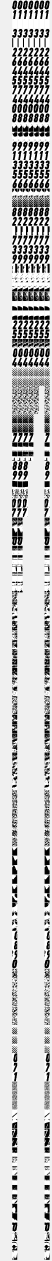
#> input picture tools/speed_clusters.png, 259 x 6302 px (shown at 1/5 size)
$ python build_speed_glyphs.py --frames-dir .
#> lines starting #> are read from the running program, lines starting #| are printed output that depends on the picture; after the words box and inside, x2 and y2 are one past the last pixel; in counts of white or black regions, pixels touching at a corner belong together
#!/usr/bin/env python3
# -*- coding: utf-8 -*-
"""
================================================================================
 build_speed_glyphs.py — 速度表数字字模训练工具（开发机用 Python）

 职责：从录制的全屏原生帧里，按固定槽位裁出 3 个数字位置 → 灰度 + Otsu →
       缩放到统一尺寸（默认 25×45）→ 聚类（相似数字合并）→ 输出字模库文件
       `models/speed_glyphs.json`（与 Swift 端加载格式一致）。

 用法：
     .venv-yolo26/bin/python tools/build_speed_glyphs.py \
         --frames-dir data/raw_clips/clip_xxx/frames \
         --out-models models/speed_glyphs.json \
         --clusters-out tools/speed_clusters.png

 设计要点：
   - 槽位归一化坐标和 Swift 端 `SpeedOCRReader.slotCentersNorm / slotWidthNorm /
     slotYMinNorm / slotYMaxNorm` 完全一致（**单一事实源**：这里常量值改了，
     Swift 端常量也要改，反之亦然）。
   - 缩放后做二值化（Otsu 自适应阈值），不写死固定阈值——游戏亮度会变。
   - 对每位数字的所有样本做按位多数投票，输出"代表性模板"。
   - 聚类用相似度（汉明距离）做并查集合并，输出每个聚类的可视化 PNG
     （含 N 张典型样本缩略图 + 投票模板），便于人工核对每个聚类对应的数字。
   - 不交互：聚类结果完全靠相似度合并，人工复核只看 PNG，按键 0~9 给每聚类打标。

 输出文件：
   - models/speed_glyphs.json：Swift 端加载的字模库（当前只有 "0" 占位，
     其他聚类先留空位，标注后再补）。
   - tools/speed_clusters.png：聚类可视化（每个聚类一行：N 张样本 + 投票模板）。
================================================================================
"""
from __future__ import annotations

import argparse
import json
import sys
from dataclasses import dataclass, field
from pathlib import Path
from typing import Iterable

import numpy as np
from PIL import Image


# ─────────────────────────────────────────────────────────────────────────────
# 槽位定义（与 Swift SpeedOCRReader 同源常量；改这里必须同步改 Swift 端）
# ─────────────────────────────────────────────────────────────────────────────
# 三个数字槽的归一化 x 中心（0~1，原点在左上角，x 向右）
# 2026-08-15 由 clip_20260815_130055 实测：ROI 内 digit centers ≈ [71,120,169]px
# 换算回全屏归一化 = [0.479, 0.496, 0.512]
SLOT_CENTERS_NORM = (0.479, 0.496, 0.512)
# 每个槽的归一化宽度（0~1）。实测最大数字宽度 ≈ 41px / 2940px = 0.014。
# 旧值 0.022 导致相邻槽重叠 17~21px，是污染模板、产生重复聚类的主因。
SLOT_WIDTH_NORM = 0.014
# 数字本体的归一化 y 上下界（0~1，原点左上角，y 向下）。
# 关键：y_min 必须跳过仪表台顶部反光带（dashboard reflection strip），
# 否则 Otsu 会把整张图判定为「亮=前景」，反光占了大半像素，模板被污染。
# 实测反光带在部分帧会下探到 y≈0.89，故 SLOT_Y_MIN_NORM = 0.897 保守取在
# 数字本体起始处，牺牲少量顶部笔画换取二值化稳定。
# y_max 由实测数字底部 0.9319 取 0.932，避免旧 0.924 切掉下半段笔画。
SLOT_Y_MIN_NORM = 0.897
SLOT_Y_MAX_NORM = 0.932

# 字模模式 ROI（与 RecordEngine.glyphROINorm 同源，归一化 x,y,w,h）：
# App「字模模式」录出的帧是速度表区域切片（非全屏），槽位坐标需相对该 ROI
# 换算。传 --roi-norm "0.455,0.885,0.080,0.050" 即启用。
GLYPH_ROI_NORM = (0.455, 0.885, 0.080, 0.050)

# 模板缩放尺寸（与 Swift 端模板匹配一致：宽×高）
TEMPLATE_W = 50
TEMPLATE_H = 90


# ─────────────────────────────────────────────────────────────────────────────
# 图像处理工具
# ─────────────────────────────────────────────────────────────────────────────
# [37 lines left out: function otsu_threshold, not called in this run]


def binarize_otsu(gray: np.ndarray) -> np.ndarray:
    """对灰度图做 Otsu 二值化，返回 uint8 0/1 掩码（1=亮=前景=数字笔画）。

    单色退化（非零灰度级 < 2，如全白/全黑帧）→ 返回全 0（视为无前景），
    避免 thr=0 时 `gray>0` 全成立 → 输出全 1 的语义错误。
    """
    hist, _ = np.histogram(gray, bins=256, range=(0, 256))
    if int(np.count_nonzero(hist)) < 2:
        return np.zeros_like(gray, dtype=np.uint8)
    thr = otsu_threshold(gray)
    return (gray > thr).astype(np.uint8)


def crop_slot(gray: np.ndarray, slot_idx: int, roi: tuple[float, float, float, float] | None = None) -> np.ndarray:
    """从灰度图按固定槽位裁出单个数字区域，返回原分辨率灰度子图。

    参数：
      - gray: 输入灰度图（全屏帧 或 字模模式 ROI 切片）
      - slot_idx: 槽位下标 0~2
      - roi: 非 None 时表示 gray 是「速度表 ROI 切片」，其归一化位置 (x,y,w,h)
        在屏幕上（与 RecordEngine.glyphROINorm 同源）。此时把全屏归一化槽位
        坐标换算为相对 ROI 的坐标再裁剪——保证训练窗与运行时裁剪窗像素级一致。

    量化：cx / half_w / y0 / y1 都用 `int(round(...))` 取整，宽度 = 2·round(halfW)。
    与 Swift 端 `cropSlots` 的 round() 量化像素级一致（训练窗 == 运行时裁剪窗）。
    """
    h, w = gray.shape
    if roi is None:
        cx_norm = SLOT_CENTERS_NORM[slot_idx]
        half_w_norm = SLOT_WIDTH_NORM / 2.0
        y0_norm, y1_norm = SLOT_Y_MIN_NORM, SLOT_Y_MAX_NORM
    else:
        # ROI 模式：全屏归一化 → ROI 相对坐标
        rx, ry, rw, rh = roi
        cx_norm = (SLOT_CENTERS_NORM[slot_idx] - rx) / rw
        half_w_norm = (SLOT_WIDTH_NORM / 2.0) / rw
        y0_norm = (SLOT_Y_MIN_NORM - ry) / rh
        y1_norm = (SLOT_Y_MAX_NORM - ry) / rh
    cx = int(round(cx_norm * w))
    half_w = int(round(half_w_norm * w))
    y0 = int(round(y0_norm * h))
    y1 = int(round(y1_norm * h))
    return gray[y0:y1, cx - half_w : cx + half_w]


def resize_nn(arr: np.ndarray, h: int, w: int) -> np.ndarray:
    """最近邻缩放到 (h, w)。二值图用最近邻避免中间灰度。

    与 Swift 端 `SpeedOCRReader.resizeNearest` 同源同形：源下标 =
    linspace(0, srcN-1, dstN) 取整。字模训练与运行时匹配必须同一种缩放，
    否则残差系统性抬高。
    """
    sh, sw = arr.shape
    rs = np.linspace(0, sh - 1, h).astype(np.int64)
    cs = np.linspace(0, sw - 1, w).astype(np.int64)
    return arr[rs[:, None], cs[None, :]]


# [39 lines left out: functions erode_binary, _erode_binary_cumsum, not called in this run]


def make_template(gray: np.ndarray) -> np.ndarray:
    """把原分辨率灰度槽位图处理为标准模板（H=45 × W=25 的 0/1 图）。

    流程：
      1. Otsu 二值化（自适应阈值，免受游戏亮度变化影响）
      2. 缩放到 (TEMPLATE_H, TEMPLATE_W)（最近邻，避免中间灰度）

    说明：5×5 腐蚀会抹掉缩放后的所有笔画（缩放后笔画 ~2 px 宽，5×5 必空）。
    抖动抑制改在 Swift 端用「±1 px 三位置投票匹配」实现（见 SpeedOCRReader
    的 matchDigit 函数），模板与运行时两侧都不做腐蚀，保持一致。
    """
    binary = binarize_otsu(gray)
    return resize_nn(binary, TEMPLATE_H, TEMPLATE_W)


# ─────────────────────────────────────────────────────────────────────────────
# 聚类（按位汉明距离 + 并查集）
# ─────────────────────────────────────────────────────────────────────────────
@dataclass
class Cluster:
    """单个聚类：多个样本 → 一个代表性模板（按位多数投票）。"""
    members: list[int] = field(default_factory=list)  # 样本下标列表
    template: np.ndarray | None = None               # H×W uint8 投票模板
    label: str = ""                                  # 人工标注（0~9，未标为空）


def hamming(a: np.ndarray, b: np.ndarray) -> int:
    """二值模板按位不同像素数（越小越相似）。"""
    return int(np.sum(a != b))


def majority_vote(samples: list[np.ndarray]) -> np.ndarray:
    """同尺寸二值样本按位投票，>50% 视为 1，否则 0。"""
    arr = np.stack(samples, axis=0)
    counts = arr.sum(axis=0)
    h, w = arr.shape[1:]
    # 多数票：>= 一半
    half = arr.shape[0] / 2
    return (counts >= half).astype(np.uint8)


def union_find(n: int) -> tuple[list[int], list[int]]:
    """并查集：parent + rank。"""
    parent = list(range(n))
    rank = [0] * n
    return parent, rank


def uf_find(parent: list[int], x: int) -> int:
    while parent[x] != x:
        parent[x] = parent[parent[x]]  # 路径压缩
        x = parent[x]
    return x


def uf_union(parent: list[int], rank: list[int], x: int, y: int) -> None:
    rx = uf_find(parent, x)
    ry = uf_find(parent, y)
    if rx == ry:
        return
    if rank[rx] < rank[ry]:
        parent[rx] = ry
    elif rank[rx] > rank[ry]:
        parent[ry] = rx
    else:
        parent[ry] = rx
        rank[rx] += 1


def cluster_by_hamming(
    samples: list[np.ndarray], threshold: int
) -> list[Cluster]:
    """对所有样本做并查集合并：汉明距离 < threshold 的归为同一聚类。

    - threshold 越大，聚类越粗（容易把不同数字合并）；
      threshold 越小，聚类越细（容易把同数字的不同形态拆开）。
    - 0~9 共 10 类 + 1 类背景（不可识别）= 11 类典型上限。
    """
    n = len(samples)
    parent, rank = union_find(n)
    for i in range(n):
        for j in range(i + 1, n):
            if hamming(samples[i], samples[j]) < threshold:
                uf_union(parent, rank, i, j)
    # 收集每聚类成员
    roots: dict[int, list[int]] = {}
    for i in range(n):
        r = uf_find(parent, i)
        roots.setdefault(r, []).append(i)
    # 输出
    clusters: list[Cluster] = []
    for r, idxs in roots.items():
        mem_samples = [samples[i] for i in idxs]
        clusters.append(
            Cluster(members=idxs, template=majority_vote(mem_samples))
        )
    # 按大小降序
    clusters.sort(key=lambda c: len(c.members), reverse=True)
    return clusters


# ─────────────────────────────────────────────────────────────────────────────
# 可视化（每个聚类一行：缩略图列表 + 投票模板）
# ─────────────────────────────────────────────────────────────────────────────
def render_clusters_png(
    clusters: list[Cluster],
    samples: list[np.ndarray],
    out_path: Path,
    thumbs_per_cluster: int = 6,
) -> None:
    """输出聚类可视化 PNG，便于人工核对每个聚类对应的数字。

    每行：左侧 N 张样本缩略图（最多 thumbs_per_cluster 张） + 右侧投票模板。
    背景太暗时显示成白底黑前景，方便目测。
    """
    rows = len(clusters)
    if rows == 0:
        return
    cell_w = TEMPLATE_W + 2
    cell_h = TEMPLATE_H + 2
    label_w = 60
    thumbs_w = thumbs_per_cluster * cell_w
    total_w = label_w + thumbs_w + cell_w + 10
    total_h = rows * cell_h + 4

    # 渲染到 RGB 画布
    canvas = np.full((total_h, total_w, 3), 240, dtype=np.uint8)
    for ri, cl in enumerate(clusters):
        y0 = ri * cell_h + 2
        # 标签列（前 label_w 像素写文字 "C# N="）
        # 不画文字（避免依赖 PIL.ImageFont），只用灰度区分背景；标签信息单独打印
        # 缩略图
        for ti, member_idx in enumerate(cl.members[:thumbs_per_cluster]):
            x0 = label_w + ti * cell_w
            m = samples[member_idx]
            canvas[y0 + 1 : y0 + 1 + TEMPLATE_H, x0 + 1 : x0 + 1 + TEMPLATE_W] = (
                np.where(m[:, :, None] == 1, 0, 255).astype(np.uint8)
            )
        # 投票模板
        x0 = label_w + thumbs_w
        m = cl.template
        if m is not None:
            canvas[y0 + 1 : y0 + 1 + TEMPLATE_H, x0 + 1 : x0 + 1 + TEMPLATE_W] = (
                np.where(m[:, :, None] == 1, 0, 255).astype(np.uint8)
            )
    Image.fromarray(canvas).save(out_path)


# ─────────────────────────────────────────────────────────────────────────────
# 字模库 JSON 序列化
# ─────────────────────────────────────────────────────────────────────────────
def build_glyph_json(
    clusters: list[Cluster],
    label_map: dict[int, str] | None = None,
) -> dict:
    """构造字模库 JSON dict（与 Swift 端 SpeedGlyphLibrary 解码结构一致）。"""
    label_map = label_map or {}
    templates: dict[str, list[list[int]]] = {}
    for ci, cl in enumerate(clusters):
        label = label_map.get(ci, cl.label or "")
        if not label:
            continue
        if cl.template is None:
            continue
        # 用聚类模板作为该数字的字模（若有多个聚类同一标签，按投票模板覆盖）
        templates[label] = cl.template.astype(int).tolist()
    return {
        "version": 1,
        "template_width": TEMPLATE_W,
        "template_height": TEMPLATE_H,
        "slot_centers_norm": list(SLOT_CENTERS_NORM),
        "slot_width_norm": SLOT_WIDTH_NORM,
        "slot_y_min_norm": SLOT_Y_MIN_NORM,
        "slot_y_max_norm": SLOT_Y_MAX_NORM,
        "templates": templates,
    }


# ─────────────────────────────────────────────────────────────────────────────
# 主流程
# ─────────────────────────────────────────────────────────────────────────────
def iter_jpeg_or_png(paths: Iterable[Path]) -> Iterable[Path]:
    """过滤 jpg/png 帧路径。"""
    for p in paths:
        if p.suffix.lower() in {".jpg", ".jpeg", ".png"}:
            yield p


def load_frames(frames_dir: Path) -> list[np.ndarray]:
    """加载目录下所有 jpg/png 帧为灰度 np.ndarray 列表。"""
    images: list[np.ndarray] = []
    for p in sorted(iter_jpeg_or_png(frames_dir.iterdir())):
        try:
            im = Image.open(p).convert("L")
        except Exception as exc:  # 损坏文件跳过
            print(f"  skip {p.name}: {exc}", file=sys.stderr)
            continue
        images.append(np.array(im, dtype=np.uint8))
    return images


def main() -> int:
    ap = argparse.ArgumentParser(description="速度表数字字模训练工具")
    ap.add_argument(
        "--frames-dir",
        required=True,
        help="原生全屏帧目录（jpg/png）",
    )
    ap.add_argument(
        "--out-models",
        default="models/speed_glyphs.json",
        help="字模库 JSON 输出路径（默认 models/speed_glyphs.json）",
    )
    ap.add_argument(
        "--clusters-out",
        default="tools/speed_clusters.png",
        help="聚类可视化 PNG 输出路径（人工核对用）",
    )
    ap.add_argument(
        "--hamming-threshold",
        type=int,
        default=80,
        help="汉明距离并查集阈值（默认 80；越小聚类越细）",
    )
    ap.add_argument(
        "--max-frames",
        type=int,
        default=200,
        help="最多采样帧数（默认 200；超过则均匀采样）",
    )
    ap.add_argument(
        "--default-zero",
        action="store_true",
        help="把最大聚类直接标为 '0' 字模（怠速录屏场景）",
    )
    ap.add_argument(
        "--roi-norm",
        default=None,
        help="帧是速度表 ROI 切片时的归一化位置 'x,y,w,h'（与 RecordEngine "
             "glyphROINorm 同源，如 0.455,0.885,0.080,0.050）；缺省表示输入是"
             "全屏帧。App 字模模式录出的帧必须传这个参数。",
    )
    args = ap.parse_args()

    # ROI 模式解析：全屏帧 → None；切片帧 → (x, y, w, h)
    roi: tuple[float, float, float, float] | None = None
    if args.roi_norm:
        parts = [float(v) for v in args.roi_norm.split(",")]
        if len(parts) != 4:
            print("--roi-norm 需要 4 个逗号分隔值: x,y,w,h", file=sys.stderr)
            return 2
        roi = (parts[0], parts[1], parts[2], parts[3])
        print(f"      ROI 模式: 帧为速度表切片 (x={parts[0]},y={parts[1]},w={parts[2]},h={parts[3]})")

    frames_dir = Path(args.frames_dir)
    if not frames_dir.is_dir():
        print(f"frames dir not found: {frames_dir}", file=sys.stderr)
        return 2

    print(f"[1/4] load frames from {frames_dir} ...")
    frames = load_frames(frames_dir)
#> frames = 1 item
    if not frames:
        print("no frames loaded", file=sys.stderr)
        return 2
    print(f"      loaded {len(frames)} frames")
#|       loaded 1 frames

    # 均匀采样
    n = len(frames)
#> n = 1
    if n > args.max_frames:
        idx = np.linspace(0, n - 1, args.max_frames).astype(int)
        frames = [frames[i] for i in idx]
    print(f"      sampling to {len(frames)} frames")
#|       sampling to 1 frames

    # 提取每帧的 3 个槽位 → 模板
    print(f"[2/4] crop slots + binarize + resize ...")
    samples: list[np.ndarray] = []
    for fi, gray in enumerate(frames):
        for si in range(3):
            sub = crop_slot(gray, si, roi=roi)
            if sub.size == 0:
                continue
            tmpl = make_template(sub)
            samples.append(tmpl)
        if fi % 50 == 0:
            print(f"      frame {fi}/{len(frames)}")
#> this loop made 1 pass
#> fi on pass 1: 0
#> (printed output is left out)
#> after the loop, samples = 3 items
    print(f"      {len(samples)} slot samples")
#|       3 slot samples

    # 聚类
    print(f"[3/4] cluster by Hamming distance (< {args.hamming_threshold}) ...")
    clusters = cluster_by_hamming(samples, threshold=args.hamming_threshold)
#> in cluster_by_hamming, `n = len(samples)`: n = 3
#> in union_find, `rank = [0] * n`: rank = [0, 0, 0]
#> in cluster_by_hamming, `parent, rank = union_find(n)`: parent = [0, 1, 2]; rank = [0, 0, 0]
#> the loop in cluster_by_hamming, `for i in range(n):` made 3 passes
#> after the loop in cluster_by_hamming, `for i in range(n):`: roots = {0: [0, 1, 2]}
#> the loop in cluster_by_hamming, `for r, idxs in roots.items():` made 1 pass
#> (r, idxs, h in majority_vote, w in majority_vote, half in majority_vote) on pass 1: (0, [0, 1, 2], 90, 50, 1.5)
#> after the loop in cluster_by_hamming, `for r, idxs in roots.items():`: clusters = 1 item
#> clusters = 1 item
    print(f"      {len(clusters)} clusters:")
#|       1 clusters:
    for ci, cl in enumerate(clusters):
        print(f"        C{ci}: {len(cl.members):5d} members")
#> this loop made 1 pass
#> ci on pass 1: 0
#> (printed output is left out)

    # 可视化
    out_clusters = Path(args.clusters_out)
    out_clusters.parent.mkdir(parents=True, exist_ok=True)
    render_clusters_png(clusters, samples, out_clusters)
#> in render_clusters_png, `rows = len(clusters)`: rows = 1
#> in render_clusters_png, `total_h = rows * cell_h + 4`: total_h = 96
#> the loop in render_clusters_png, `for ri, cl in enumerate(clusters):` made 1 pass
#> (ri, y0, x0) on pass 1: (0, 2, 372)
#> after the loop in render_clusters_png, `for ri, cl in enumerate(clusters):`:
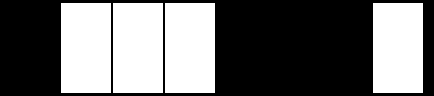
#> canvas: shape (96, 434, 3); values 240 (black) and 255 (white), 43.2% white; 4 white regions, box (x1, y1, x2, y2) and area: (61, 3, 111, 93) 4500, (113, 3, 163, 93) 4500, (165, 3, 215, 93) 4500, (373, 3, 423, 93) 4500
    print(f"[4/4] clusters visualization → {out_clusters}")

    # 字模 JSON
    label_map: dict[int, str] = {}
    if args.default_zero and clusters:
        # 怠速录屏场景：最大聚类通常是 "0"
        label_map[0] = "0"
        print("      default-zero mode: C0 → '0'")
    glyph = build_glyph_json(clusters, label_map=label_map)
#> the loop in build_glyph_json, `for ci, cl in enumerate(clusters):` made 1 pass
#> after the loop in build_glyph_json, `for ci, cl in enumerate(clusters):`: templates = 0 items
#> glyph = 8 items
    out_models = Path(args.out_models)
    out_models.parent.mkdir(parents=True, exist_ok=True)
    out_models.write_text(json.dumps(glyph, ensure_ascii=False, indent=2))
    print(f"      glyph library → {out_models} (labels: {list(glyph['templates'].keys())})")
#|       glyph library → models/speed_glyphs.json (labels: [])
    return 0


if __name__ == "__main__":
    sys.exit(main())
#> (the program exits here)

$ run again, with tools/candidate_8_frames.png copied over tools/speed_clusters.png
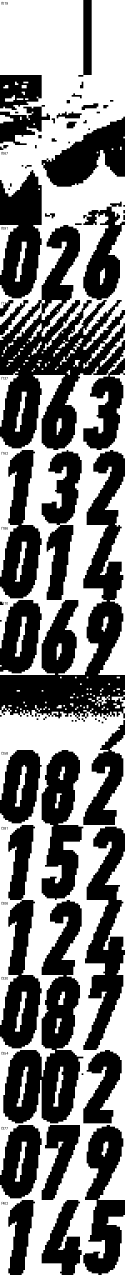
#> input picture tools/candidate_8_frames.png, 375 x 3825 px (shown at 1/3 size)
#> in load_frames, im is the input picture: PIL image 375x3825 L; min 0, max 255, mean 123.3
#> frames = 1 item
#|       loaded 1 frames
#> in main, `n = len(frames)`: n = 1
#|       sampling to 1 frames
#> the loop in main, `for fi, gray in enumerate(frames):` made 1 pass
#> fi on pass 1: 0
#> (printed output is left out)
#> after the loop in main, `for fi, gray in enumerate(frames):`: samples = 3 items
#|       3 slot samples
#> in cluster_by_hamming, `n = len(samples)`: n = 3
#> in union_find, `rank = [0] * n`: rank = [0, 0, 0]
#> in cluster_by_hamming, `parent, rank = union_find(n)`: parent = [0, 1, 2]; rank = [0, 0, 0]
#> after the loop in cluster_by_hamming, `for i in range(n):`: roots = {0: [0], 1: [1], 2: [2]}
#> the loop in cluster_by_hamming, `for r, idxs in roots.items():` made 3 passes
#> pass 1, in majority_vote, `counts = arr.sum(axis=0)`:
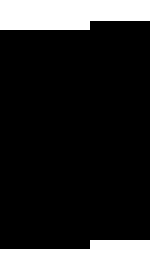
#> counts: shape (90, 50) uint64 (shown 3 times larger); values 0 (black) and 1 (white), 18.9% white; 2 white regions, box (x1, y1, x2, y2) and area: (0, 0, 50, 10) 440, (0, 80, 50, 90) 410
#> after the loop in cluster_by_hamming, `for r, idxs in roots.items():`: clusters = 3 items
#|       3 clusters:
#> the loop in main, `for ci, cl in enumerate(clusters):` made 3 passes
#|         C0:     1 members
#|         C1:     1 members
#|         C2:     1 members
#> rows = 3
#> total_h = 280
#> the loop in render_clusters_png, `for ri, cl in enumerate(clusters):` made 3 passes
#> y0 on passes 1 to 3: 2, 94, 186
#> after the loop in render_clusters_png, `for ri, cl in enumerate(clusters):`:
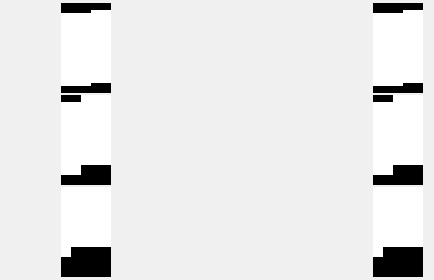
#> canvas: shape (280, 434, 3); min 0, max 255, mean 229.9
#> the loop in build_glyph_json, `for ci, cl in enumerate(clusters):` made 3 passes
#> after the loop in build_glyph_json, `for ci, cl in enumerate(clusters):`: templates = 0 items
#> glyph = 8 items
#|       glyph library → models/speed_glyphs.json (labels: [])

$ run again, with tools/diag_clusters.png copied over tools/speed_clusters.png
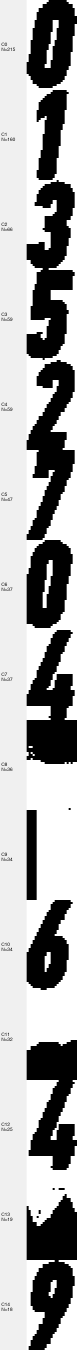
#> input picture tools/diag_clusters.png, 230 x 4050 px (shown at 1/3 size)
#> in load_frames, im is the input picture: PIL image 230x4050 L; min 0, max 255, mean 164.6
#> frames = 1 item
#|       loaded 1 frames
#> in main, `n = len(frames)`: n = 1
#|       sampling to 1 frames
#> the loop in main, `for fi, gray in enumerate(frames):` made 1 pass
#> fi on pass 1: 0
#> (printed output is left out)
#> after the loop in main, `for fi, gray in enumerate(frames):`: samples = 3 items
#|       3 slot samples
#> in cluster_by_hamming, `n = len(samples)`: n = 3
#> in union_find, `rank = [0] * n`: rank = [0, 0, 0]
#> in cluster_by_hamming, `parent, rank = union_find(n)`: parent = [0, 1, 2]; rank = [0, 0, 0]
#> after the loop in cluster_by_hamming, `for i in range(n):`: roots = {0: [0], 1: [1], 2: [2]}
#> the loop in cluster_by_hamming, `for r, idxs in roots.items():` made 3 passes
#> pass 1, in majority_vote, `counts = arr.sum(axis=0)`:
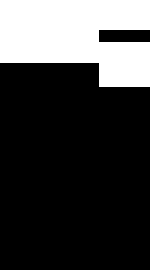
#> counts: shape (90, 50) uint64 (shown 3 times larger); values 0 (black) and 1 (white), 24.8% white; 1 white region, box (x1, y1, x2, y2) and area: (0, 0, 50, 29) 1118
#> after the loop in cluster_by_hamming, `for r, idxs in roots.items():`: clusters = 3 items
#|       3 clusters:
#> the loop in main, `for ci, cl in enumerate(clusters):` made 3 passes
#|         C0:     1 members
#|         C1:     1 members
#|         C2:     1 members
#> rows = 3
#> total_h = 280
#> the loop in render_clusters_png, `for ri, cl in enumerate(clusters):` made 3 passes
#> y0 on passes 1 to 3: 2, 94, 186
#> after the loop in render_clusters_png, `for ri, cl in enumerate(clusters):`:
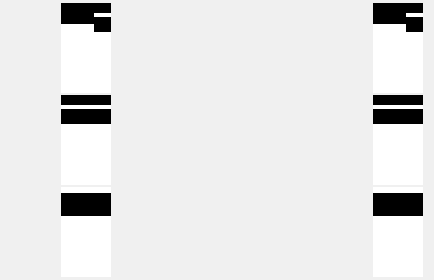
#> canvas: shape (280, 434, 3); min 0, max 255, mean 228.6
#> the loop in build_glyph_json, `for ci, cl in enumerate(clusters):` made 3 passes
#> after the loop in build_glyph_json, `for ci, cl in enumerate(clusters):`: templates = 0 items
#> glyph = 8 items
#|       glyph library → models/speed_glyphs.json (labels: [])
